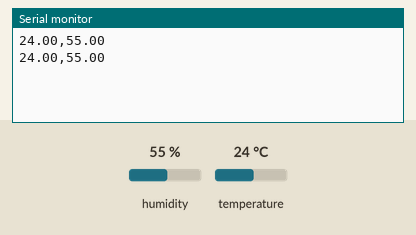
The sketch below on a simulated Arduino Uno, built with avr-gcc and run on an emulated ATmega328P. On the bench: the last lines printed to the serial monitor. The test bench sets the inputs (shaded band); at power-on: humidity 55 %, temperature 24 °C.

Above: at 5.8 s.
5.9 s: humidity set to 22 %
At 11.0 s:
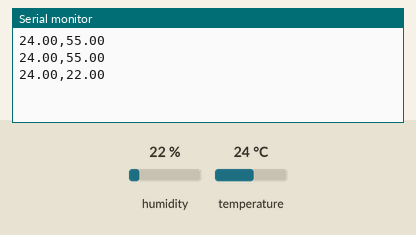
11.9 s: temperature set to 12 °C
At 15.7 s:
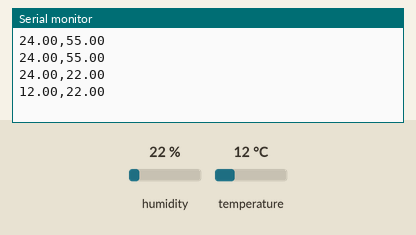
17.9 s: humidity set to 40 %
At 21.6 s:
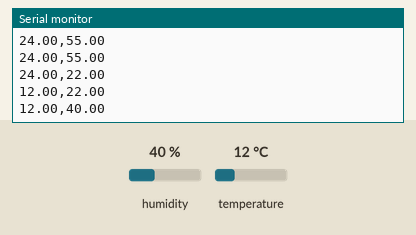
Timing chart, 0 to 23.1 s (numbered marks = the images above; inputs shaded):
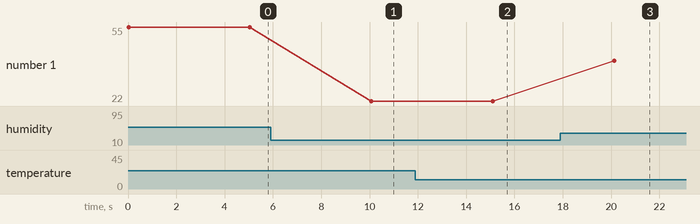

Measured:
- after the input at 5.9 s, the serial monitor: prints a new line after 4.2 s (image 1)
- after the input at 11.9 s, the serial monitor: prints a new line after 3.2 s (image 2)
- after the input at 17.9 s, the serial monitor: prints a new line after 2.2 s (image 3)
- plotted number 1: 55 → 22 after the input at 5.9 s, 22 → 40 after the input at 17.9 s

The sketch:

transmissor.ino
```cpp
#include "DHT.h"

// -------------------
// Configurações do sensor
// -------------------
#define DHTPIN 2       // Pino conectado ao DATA do sensor
#define DHTTYPE DHT11  // ou DHT22, dependendo do seu sensor

DHT dht(DHTPIN, DHTTYPE);

void setup() {
  Serial.begin(9600);
  dht.begin();
}

void loop() {
  // Lê temperatura e umidade
  float temperatura = dht.readTemperature();
  float umidade = dht.readHumidity();

  // Verifica se houve erro na leitura
  if (isnan(temperatura) || isnan(umidade)) {
    Serial.println("Erro ao ler o sensor");
  } else {
    // Envia apenas números separados por vírgula
    Serial.print(temperatura, 2); // 2 casas decimais
    Serial.print(",");
    Serial.println(umidade, 2);
  }

  delay(5000); // Espera 5 segundos
}
```

receptor.ino
```cpp

```
